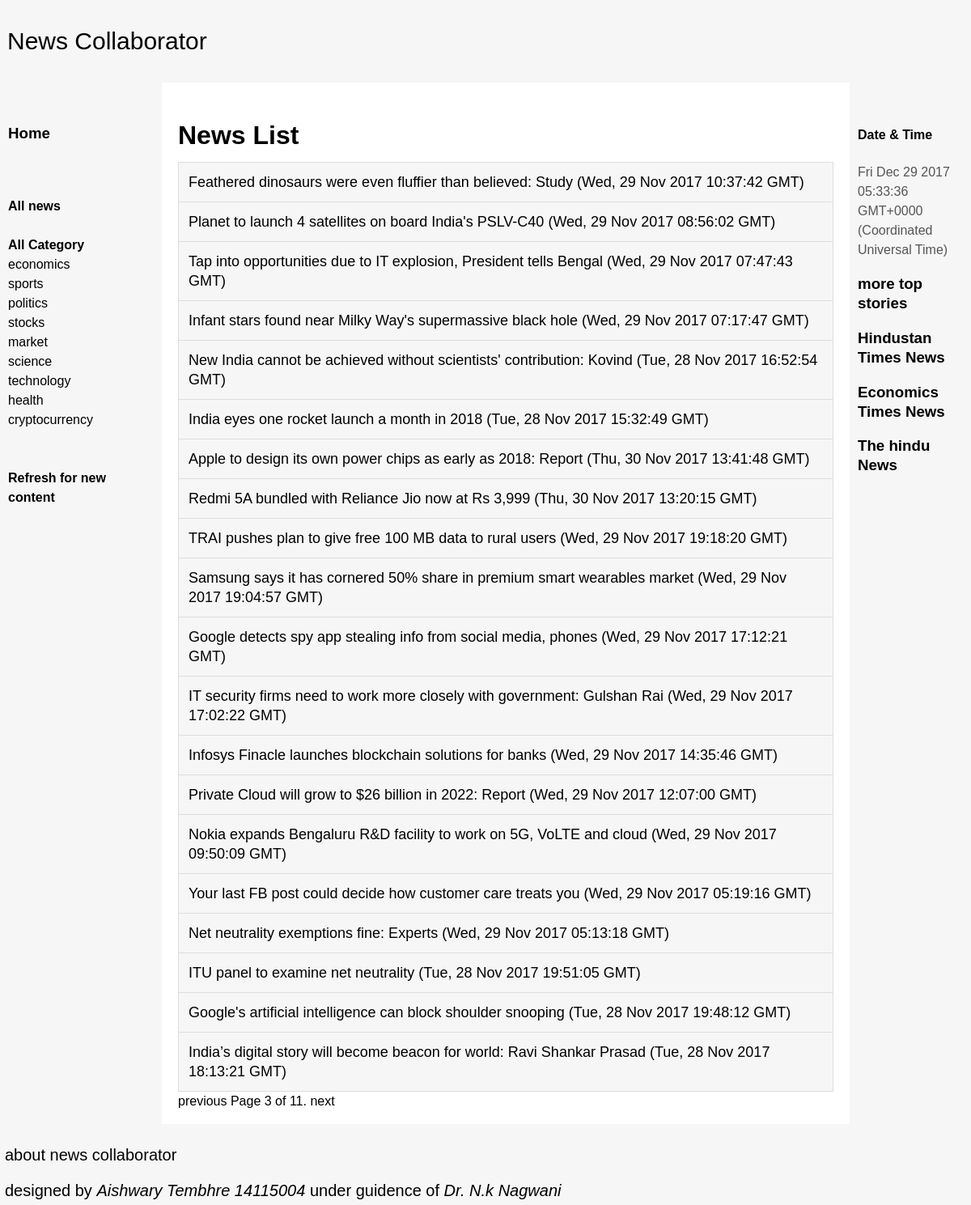
The page /catalog/news/?page=3 on the database its author committed.
### catalog/models.py (models this page shows, shortened)
class News(models.Model):
    title = models.CharField(max_length=200)
    date = models.CharField(max_length=100)
    description = models.TextField(max_length=1000, help_text="Enter a brief description of the news")
    link = models.CharField(max_length=100, help_text="hfjhhj")
    category = models.CharField(Genre, max_length=100, help_text="Select a genre for this news")
    def get_absolute_url(self):
        return reverse('news-detail', args=[str(self.id)])

### catalog/views.py (the view)
class NewsListView(generic.ListView):
    model = News
    paginate_by = 20

### catalog/templates/catalog/news_list.html
{% extends "base_generic.html" %}
{% block content %}
    <h1>News List</h1>
    {% if news_list %}
    <ul id="myUL">
      {% for news in news_list %}
      <li>
        <a href="{{ news.get_absolute_url }}">{{ news.title }}</a> ({{news.date}})
      </li>
      {% endfor %}
    </ul>
    {% else %}
      <p>There are no news available.</p>
    {% endif %}
{% endblock %}

### catalog/templates/base_generic.html (style rules this page uses)
body { min-width: 630px; }
body { margin: 0; padding: 0; font-family:Sans-serif; line-height: 1.5em; }
#myUL { list-style-type: none; text-decoration: none !important; padding: 0; margin: 0; }
#myUL li { border: 1px solid #ddd; margin-top: -1px; background-color: #f6f6f6; padding: 12px; text-decoration: none !important; font-size: 18px; color: black; display: block; }
a { text-decoration: none ; color:black; }

### rows shown on the page
News: title "Feathered dinosaurs were even fluffier than believed: Study", date "Wed, 29 Nov 2017 10:37:42 GMT"
News: title "Planet to launch 4 satellites on board India's PSLV-C40", date "Wed, 29 Nov 2017 08:56:02 GMT"
News: title "Tap into opportunities due to IT explosion, President tells Bengal", date "Wed, 29 Nov 2017 07:47:43 GMT"
News: title "Infant stars found near Milky Way's supermassive black hole", date "Wed, 29 Nov 2017 07:17:47 GMT"
News: title "New India cannot be achieved without scientists' contribution: Kovind", date "Tue, 28 Nov 2017 16:52:54 GMT"
News: title "India eyes one rocket launch a month in 2018", date "Tue, 28 Nov 2017 15:32:49 GMT"
News: title "Apple to design its own power chips as early as 2018: Report", date "Thu, 30 Nov 2017 13:41:48 GMT"
News: title "Redmi 5A bundled with Reliance Jio now at Rs 3,999", date "Thu, 30 Nov 2017 13:20:15 GMT"
News: title "TRAI pushes plan to give free 100 MB data to rural users", date "Wed, 29 Nov 2017 19:18:20 GMT"
News: title "Samsung says it has cornered 50% share in premium smart wearables market", date "Wed, 29 Nov 2017 19:04:57 GMT"
News: title "Google detects spy app stealing info from social media, phones", date "Wed, 29 Nov 2017 17:12:21 GMT"
News: title "IT security firms need to work more closely with government: Gulshan Rai", date "Wed, 29 Nov 2017 17:02:22 GMT"
News: title "Infosys Finacle launches blockchain solutions for banks", date "Wed, 29 Nov 2017 14:35:46 GMT"
News: title "Private Cloud will grow to $26 billion in 2022: Report", date "Wed, 29 Nov 2017 12:07:00 GMT"
News: title "Nokia expands Bengaluru R&D facility to work on 5G, VoLTE and cloud", date "Wed, 29 Nov 2017 09:50:09 GMT"
News: title "Your last FB post could decide how customer care treats you", date "Wed, 29 Nov 2017 05:19:16 GMT"
News: title "Net neutrality exemptions fine: Experts", date "Wed, 29 Nov 2017 05:13:18 GMT"
News: title "ITU panel to examine net neutrality", date "Tue, 28 Nov 2017 19:51:05 GMT"
News: title "Google's artificial intelligence can block shoulder snooping", date "Tue, 28 Nov 2017 19:48:12 GMT"
News: title "India’s digital story will become beacon for world: Ravi Shankar Prasad", date "Tue, 28 Nov 2017 18:13:21 GMT"

### other values the page prints
{{ page_obj.number }} "3"
{{ page_obj.paginator.num_pages }} "11"
